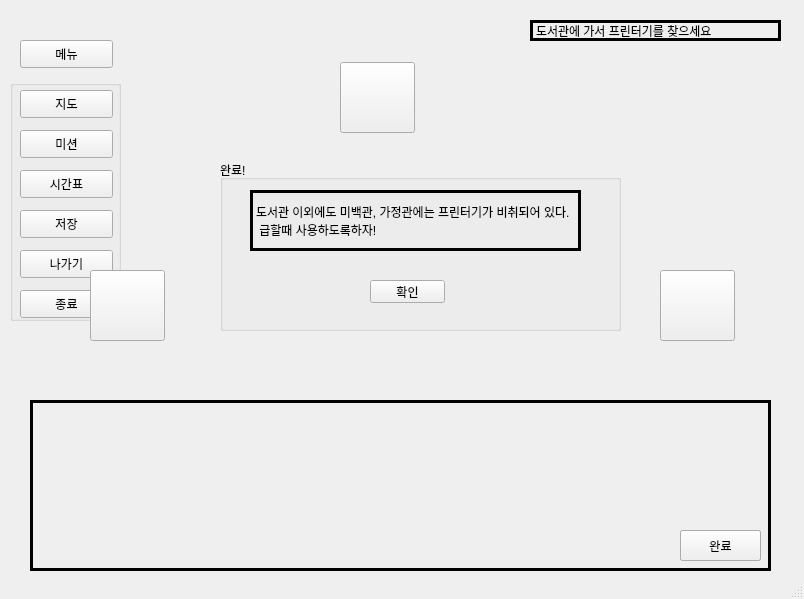
<?xml version="1.0" encoding="UTF-8"?>
<ui version="4.0">
 <class>SSG</class>
 <widget class="QMainWindow" name="SSG">
  <property name="geometry">
   <rect>
    <x>0</x>
    <y>0</y>
    <width>804</width>
    <height>599</height>
   </rect>
  </property>
  <property name="windowTitle">
   <string>SSG</string>
  </property>
  <widget class="QWidget" name="centralwidget">
   <widget class="QPushButton" name="menu">
    <property name="geometry">
     <rect>
      <x>20</x>
      <y>40</y>
      <width>93</width>
      <height>28</height>
     </rect>
    </property>
    <property name="text">
     <string>메뉴</string>
    </property>
   </widget>
   <widget class="QGroupBox" name="menuBox">
    <property name="geometry">
     <rect>
      <x>10</x>
      <y>80</y>
      <width>111</width>
      <height>241</height>
     </rect>
    </property>
    <property name="title">
     <string/>
    </property>
    <widget class="QPushButton" name="map">
     <property name="geometry">
      <rect>
       <x>10</x>
       <y>10</y>
       <width>93</width>
       <height>28</height>
      </rect>
     </property>
     <property name="text">
      <string>지도</string>
     </property>
    </widget>
    <widget class="QPushButton" name="mission">
     <property name="geometry">
      <rect>
       <x>10</x>
       <y>50</y>
       <width>93</width>
       <height>28</height>
      </rect>
     </property>
     <property name="text">
      <string>미션</string>
     </property>
    </widget>
    <widget class="QPushButton" name="save">
     <property name="geometry">
      <rect>
       <x>10</x>
       <y>130</y>
       <width>93</width>
       <height>28</height>
      </rect>
     </property>
     <property name="text">
      <string>저장</string>
     </property>
    </widget>
    <widget class="QPushButton" name="exit">
     <property name="geometry">
      <rect>
       <x>10</x>
       <y>210</y>
       <width>93</width>
       <height>28</height>
      </rect>
     </property>
     <property name="text">
      <string>종료</string>
     </property>
    </widget>
    <widget class="QPushButton" name="time">
     <property name="geometry">
      <rect>
       <x>10</x>
       <y>90</y>
       <width>93</width>
       <height>28</height>
      </rect>
     </property>
     <property name="text">
      <string>시간표</string>
     </property>
    </widget>
    <widget class="QPushButton" name="out_btn">
     <property name="geometry">
      <rect>
       <x>10</x>
       <y>170</y>
       <width>93</width>
       <height>28</height>
      </rect>
     </property>
     <property name="text">
      <string>나가기</string>
     </property>
    </widget>
   </widget>
   <widget class="QLabel" name="chat">
    <property name="geometry">
     <rect>
      <x>30</x>
      <y>400</y>
      <width>741</width>
      <height>171</height>
     </rect>
    </property>
    <property name="frameShape">
     <enum>QFrame::Box</enum>
    </property>
    <property name="lineWidth">
     <number>3</number>
    </property>
    <property name="midLineWidth">
     <number>3</number>
    </property>
    <property name="text">
     <string/>
    </property>
   </widget>
   <widget class="QLabel" name="mission_show">
    <property name="geometry">
     <rect>
      <x>530</x>
      <y>20</y>
      <width>251</width>
      <height>21</height>
     </rect>
    </property>
    <property name="frameShape">
     <enum>QFrame::Box</enum>
    </property>
    <property name="lineWidth">
     <number>3</number>
    </property>
    <property name="midLineWidth">
     <number>3</number>
    </property>
    <property name="text">
     <string>도서관에 가서 프린터기를 찾으세요</string>
    </property>
   </widget>
   <widget class="QPushButton" name="next">
    <property name="geometry">
     <rect>
      <x>680</x>
      <y>530</y>
      <width>81</width>
      <height>31</height>
     </rect>
    </property>
    <property name="text">
     <string>다음</string>
    </property>
   </widget>
   <widget class="QPushButton" name="go">
    <property name="geometry">
     <rect>
      <x>680</x>
      <y>530</y>
      <width>81</width>
      <height>31</height>
     </rect>
    </property>
    <property name="text">
     <string>확인</string>
    </property>
   </widget>
   <widget class="QLabel" name="imageLabel">
    <property name="geometry">
     <rect>
      <x>0</x>
      <y>10</y>
      <width>801</width>
      <height>361</height>
     </rect>
    </property>
    <property name="text">
     <string/>
    </property>
   </widget>
   <widget class="QPushButton" name="right">
    <property name="geometry">
     <rect>
      <x>660</x>
      <y>270</y>
      <width>75</width>
      <height>71</height>
     </rect>
    </property>
    <property name="text">
     <string/>
    </property>
   </widget>
   <widget class="QPushButton" name="front">
    <property name="geometry">
     <rect>
      <x>340</x>
      <y>62</y>
      <width>75</width>
      <height>71</height>
     </rect>
    </property>
    <property name="text">
     <string/>
    </property>
   </widget>
   <widget class="QPushButton" name="left">
    <property name="geometry">
     <rect>
      <x>90</x>
      <y>270</y>
      <width>75</width>
      <height>71</height>
     </rect>
    </property>
    <property name="text">
     <string/>
    </property>
   </widget>
   <widget class="QPushButton" name="com">
    <property name="geometry">
     <rect>
      <x>680</x>
      <y>530</y>
      <width>81</width>
      <height>31</height>
     </rect>
    </property>
    <property name="text">
     <string>완료</string>
    </property>
   </widget>
   <widget class="QGroupBox" name="missionBox">
    <property name="geometry">
     <rect>
      <x>220</x>
      <y>160</y>
      <width>401</width>
      <height>171</height>
     </rect>
    </property>
    <property name="title">
     <string>완료!</string>
    </property>
    <widget class="QLabel" name="chat_m">
     <property name="geometry">
      <rect>
       <x>30</x>
       <y>30</y>
       <width>331</width>
       <height>61</height>
      </rect>
     </property>
     <property name="frameShape">
      <enum>QFrame::Box</enum>
     </property>
     <property name="lineWidth">
      <number>3</number>
     </property>
     <property name="midLineWidth">
      <number>3</number>
     </property>
     <property name="text">
      <string>도서관 이외에도 미백관, 가정관에는 프린터기가 비취되어 있다.
 급할때 사용하도록하자!</string>
     </property>
    </widget>
    <widget class="QPushButton" name="OK">
     <property name="geometry">
      <rect>
       <x>150</x>
       <y>120</y>
       <width>75</width>
       <height>23</height>
      </rect>
     </property>
     <property name="text">
      <string>확인</string>
     </property>
    </widget>
   </widget>
   <zorder>imageLabel</zorder>
   <zorder>menu</zorder>
   <zorder>menuBox</zorder>
   <zorder>chat</zorder>
   <zorder>mission_show</zorder>
   <zorder>next</zorder>
   <zorder>go</zorder>
   <zorder>right</zorder>
   <zorder>front</zorder>
   <zorder>left</zorder>
   <zorder>com</zorder>
   <zorder>missionBox</zorder>
  </widget>
  <widget class="QStatusBar" name="statusbar"/>
 </widget>
 <resources/>
 <connections/>
</ui>
